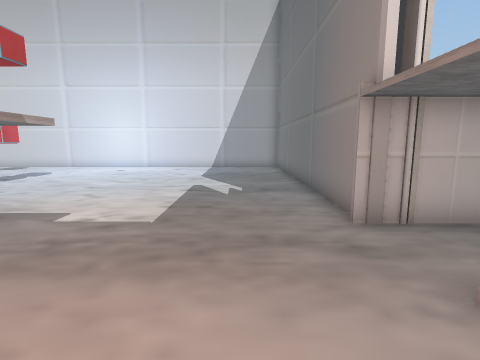
view 1 (above)

23 first-person views from a walk through a Unity game level. The camera is 1.5 m above the floor, tilts 8° down and sees 85° across. The floor is counted in squares, 1 m on a side. Each view is taken from the middle of a square. On the plan, view 1 faces up. The plan holds only what a view shows up to about 14 squares ahead; the rest is blank. The place goes on beyond the plan. The player is left out. Some surface patterns are stand-ins.

view 2
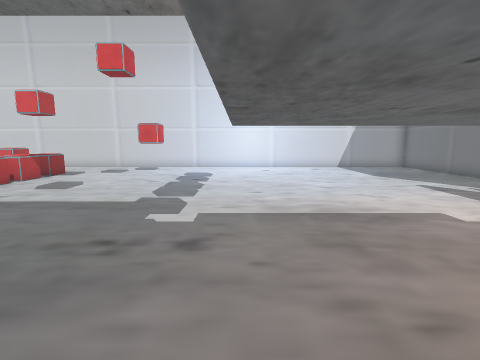

view 3
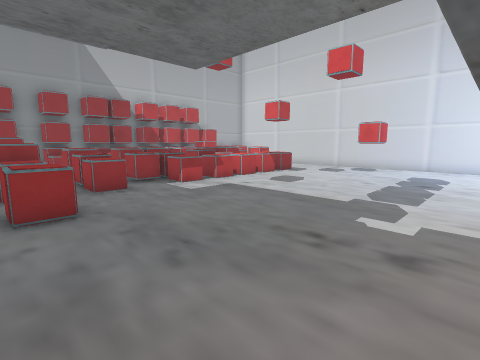

view 4
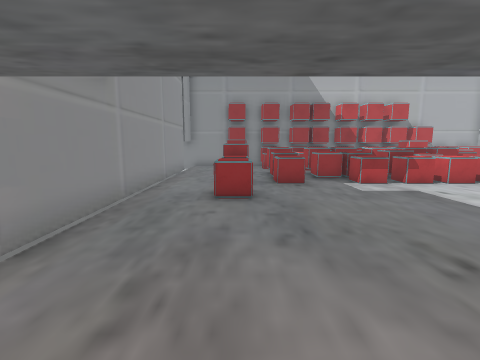

view 5
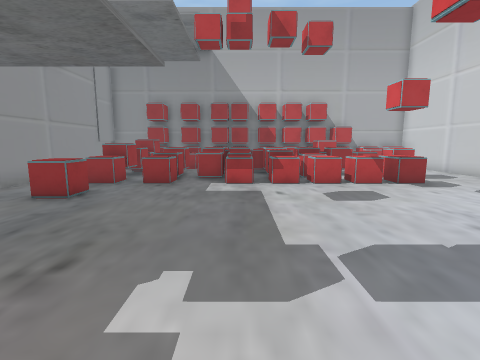

view 6
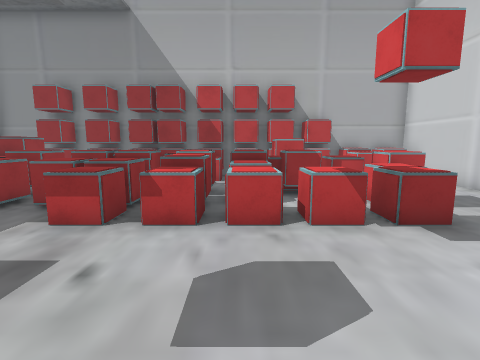

view 7
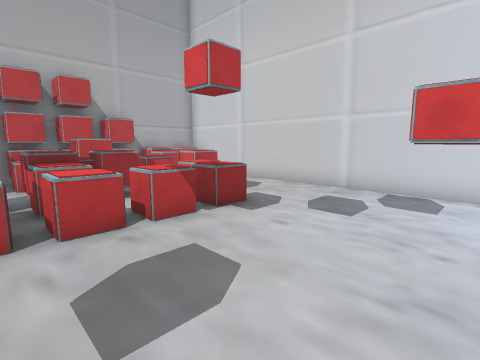

view 8
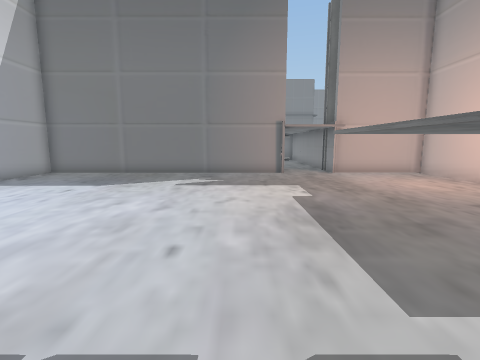

view 9
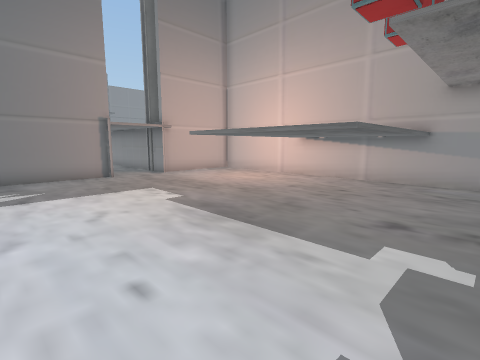

view 10
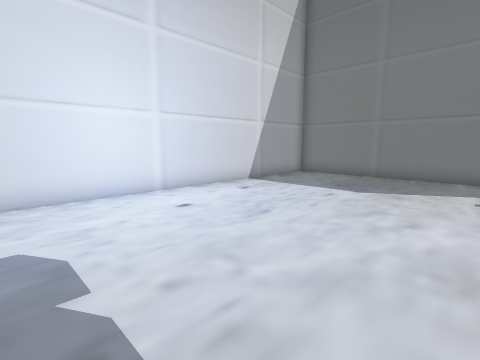

view 11
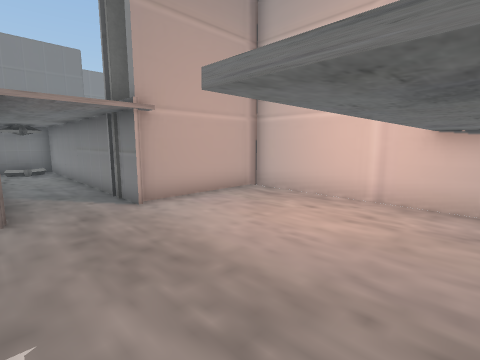

view 12
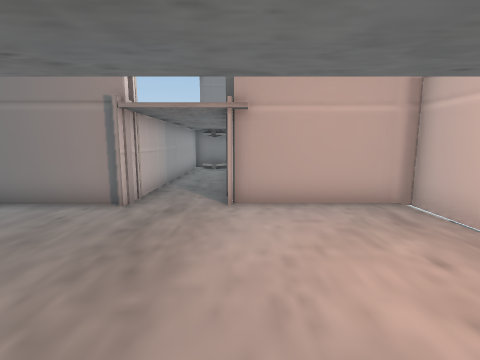

view 13
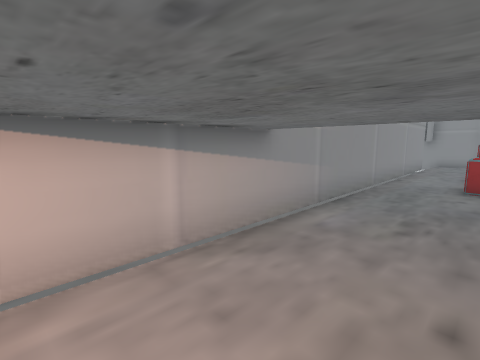

view 14
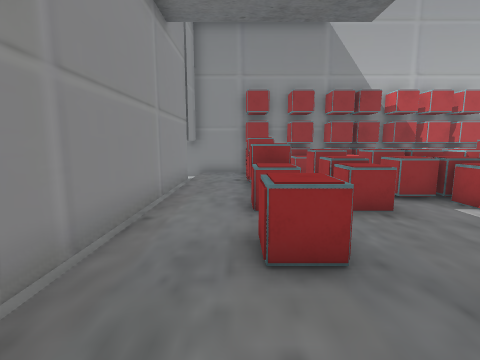

view 15
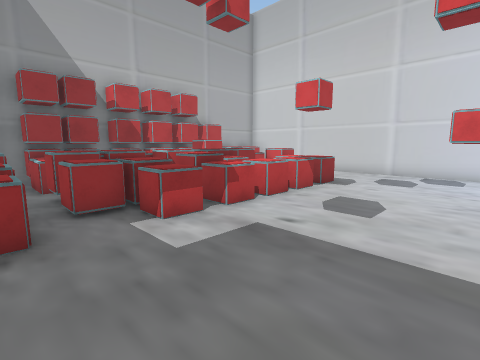

view 16
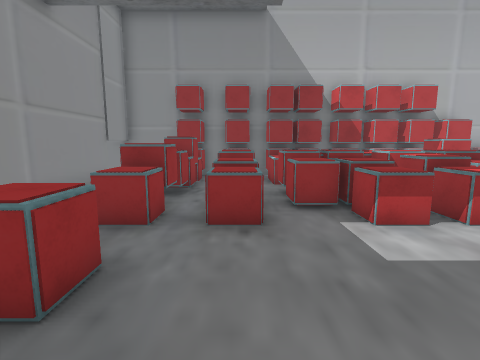

view 17
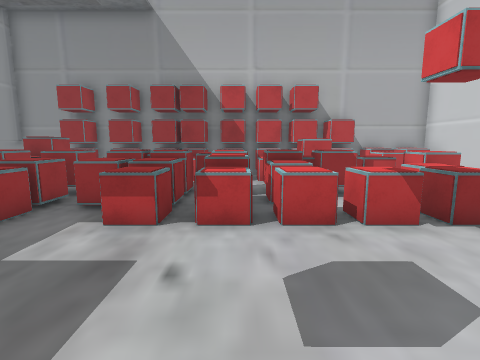

view 18
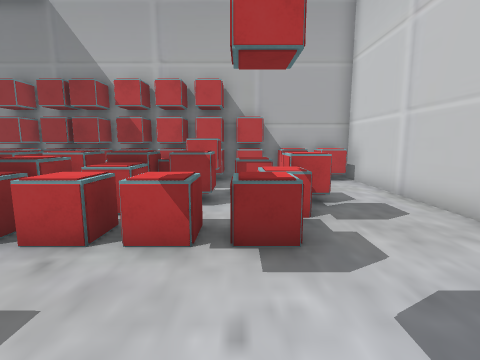

view 19
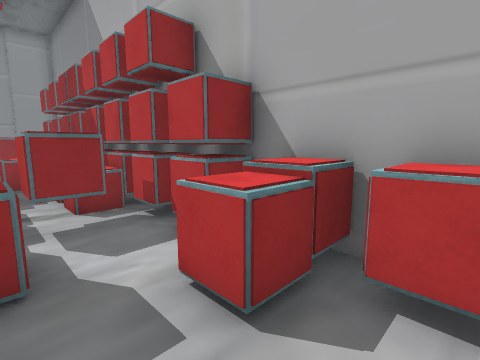

view 20
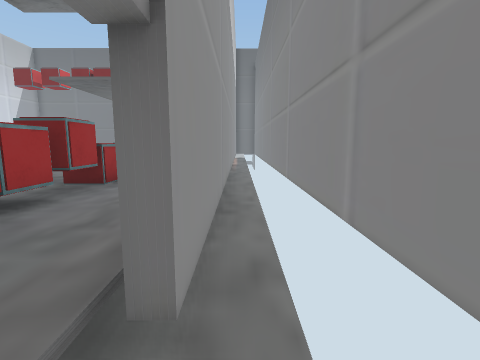

view 21
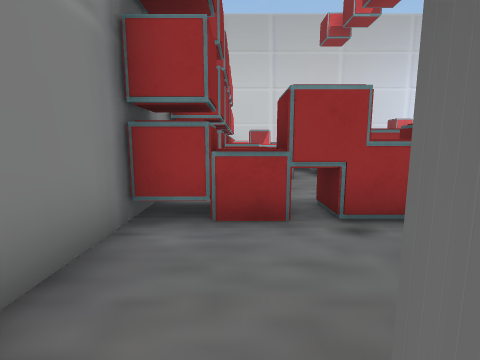

view 22
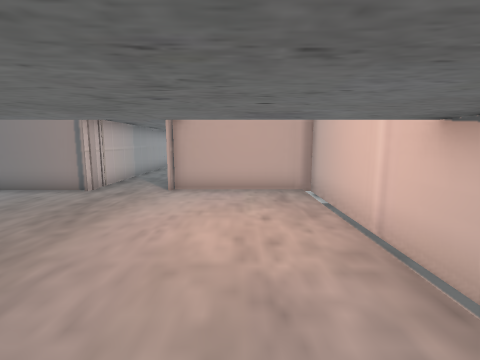

view 23
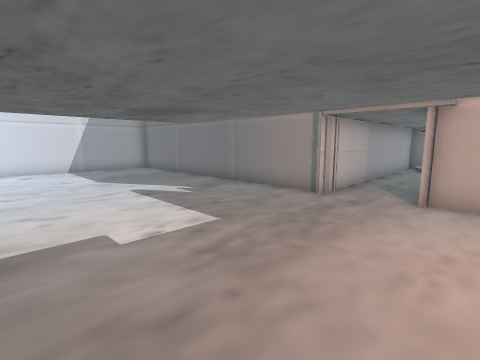

### Floor plan
Key: @ floor where view 1 was taken; # wall or solid block; . main floor; - floor 0.5 m lower than the main floor; / step, stairs or slope; T thing the floor can be seen under or through; O other object.
Columns run from 25 left of view 1 to 11 right of it. Each row starts with its distance up from view 1.
 17 #############################
 16 # ..........................#
 15 # ..........................#
 14 # O..O......OO..............#
 13 #O..OOOOO...................#
 12 #O..OOOOO...................#
 11 #OOOOOOOO...................#
 10 #OO.OOOOO...................#
  9 #OO..OOOO...................#
  8 #OO..OOOO...................#
  7 #OO.OOOOO...................#
  6 #OO..OOOO...................#
  5 #OOO.OOO....................#########
  4 #OOO.OOO............................
  3 #OO..OOOO...........................
  2 #  .........................#########
  1 #OOOOOOOO.OO................#
  0 #........................@..#
 -1 #...........................#
 -2 #//########TTTTTTTTTTTT######
 -3 #---------------------------
 -4    #############

Where each view was taken, in squares from view 1:
view 1: 0 up, 0 right, facing up
view 2: 0 up, 8 left, facing up
view 3: 0 up, 8 left, facing up-left
view 4: 1 up, 7 left, facing left
view 5: 6 up, 7 left, facing left
view 6: 9 up, 12 left, facing left
view 7: 8 up, 12 left, facing up-left
view 8: 7 up, 11 left, facing right
view 9: 9 up, 10 left, facing down-right
view 10: 9 up, 10 left, facing up-right
view 11: 5 up, 4 left, facing down-right
view 12: 2 up, 4 left, facing right
view 13: 1 up, 4 left, facing down-left
view 14: 0 up, 11 left, facing left
view 15: 3 up, 12 left, facing up-left
view 16: 3 up, 12 left, facing left
view 17: 8 up, 12 left, facing left
view 18: 12 up, 13 left, facing left
view 19: 16 up, 21 left, facing down-left
view 20: 3 down, 24 left, facing right
view 21: 3 down, 23 left, facing up
view 22: 0 up, 6 left, facing right
view 23: 1 up, 5 left, facing up-right
